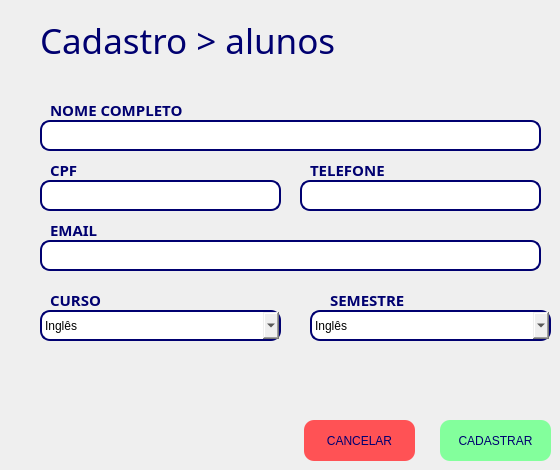
      <widget class="QWidget" name="pg_cadastro_alunos">
       <widget class="QLabel" name="label_17">
        <property name="geometry">
         <rect>
          <x>50</x>
          <y>290</y>
          <width>61</width>
          <height>19</height>
         </rect>
        </property>
        <property name="styleSheet">
         <string notr="true">QLabel {
	font: 15px Montserrat, sans-serif;
	font-weight: bold;
	color: rgb(0, 0, 112);
	border: 0px;
}
</string>
        </property>
        <property name="text">
         <string>CURSO</string>
        </property>
       </widget>
       <widget class="QLabel" name="label_18">
        <property name="geometry">
         <rect>
          <x>50</x>
          <y>160</y>
          <width>47</width>
          <height>19</height>
         </rect>
        </property>
        <property name="styleSheet">
         <string notr="true">QLabel {
	font: 15px Montserrat, sans-serif;
	font-weight: bold;
	color: rgb(0, 0, 112);
	border: 0px;
}
</string>
        </property>
        <property name="text">
         <string>CPF</string>
        </property>
       </widget>
       <widget class="QLabel" name="label_19">
        <property name="geometry">
         <rect>
          <x>50</x>
          <y>220</y>
          <width>51</width>
          <height>19</height>
         </rect>
        </property>
        <property name="styleSheet">
         <string notr="true">QLabel {
	font: 15px Montserrat, sans-serif;
	font-weight: bold;
	color: rgb(0, 0, 112);
	border: 0px;
}
</string>
        </property>
        <property name="text">
         <string>EMAIL</string>
        </property>
       </widget>
       <widget class="QLabel" name="label_20">
        <property name="geometry">
         <rect>
          <x>330</x>
          <y>290</y>
          <width>91</width>
          <height>19</height>
         </rect>
        </property>
        <property name="styleSheet">
         <string notr="true">QLabel {
	font: 15px Montserrat, sans-serif;
	font-weight: bold;
	color: rgb(0, 0, 112);
	border: 0px;
}
</string>
        </property>
        <property name="text">
         <string>SEMESTRE</string>
        </property>
       </widget>
       <widget class="QLabel" name="label_8">
        <property name="geometry">
         <rect>
          <x>50</x>
          <y>100</y>
          <width>141</width>
          <height>19</height>
         </rect>
        </property>
        <property name="styleSheet">
         <string notr="true">QLabel {
	font: 15px Montserrat, sans-serif;
	font-weight: bold;
	color: rgb(0, 0, 112);
	border: 0px;
}
</string>
        </property>
        <property name="text">
         <string>NOME COMPLETO</string>
        </property>
       </widget>
       <widget class="QLineEdit" name="txt_nome">
        <property name="geometry">
         <rect>
          <x>40</x>
          <y>120</y>
          <width>501</width>
          <height>31</height>
         </rect>
        </property>
        <property name="styleSheet">
         <string notr="true">QLineEdit {	
	border: 2px solid #000070 ;
	border-radius: 10px;
}
</string>
        </property>
       </widget>
       <widget class="QLineEdit" name="txt_telefone">
        <property name="geometry">
         <rect>
          <x>300</x>
          <y>180</y>
          <width>241</width>
          <height>31</height>
         </rect>
        </property>
        <property name="styleSheet">
         <string notr="true">QLineEdit {	
	border: 2px solid #000070 ;
	border-radius: 10px;
}
</string>
        </property>
       </widget>
       <widget class="QPushButton" name="btn_cancelar_aluno">
        <property name="geometry">
         <rect>
          <x>304</x>
          <y>420</y>
          <width>111</width>
          <height>41</height>
         </rect>
        </property>
        <property name="styleSheet">
         <string notr="true">QPushButton {
	background-color:  rgb(255, 82, 85);
	font: 9pt &quot;Segoe UI&quot;;
	border-radius: 10px;
	padding: 2px;
    color: rgb(0, 0, 112);
}

QPushButton:hover {
	background-color: rgb(187, 237, 6);
	border-radius: 10px;
	padding: 2px;
	color: rgb(0, 0, 112);
}

QPushButton:pressed {
	background-color: rgb(211, 214, 4);
}</string>
        </property>
        <property name="text">
         <string>CANCELAR</string>
        </property>
       </widget>
       <widget class="QPushButton" name="btn_cadastrar_aluno">
        <property name="geometry">
         <rect>
          <x>440</x>
          <y>420</y>
          <width>111</width>
          <height>41</height>
         </rect>
        </property>
        <property name="styleSheet">
         <string notr="true">QPushButton {
	background-color:  rgb(131, 255, 156);

	border-radius: 10px;
	padding: 2px;
	font: 8pt &quot;Segoe UI Historic&quot;;
	color: rgb(0, 0, 112);
}

QPushButton:hover {
	background-color: rgb(187, 237, 6);
	border-radius: 10px;
	padding: 2px;
	color: rgb(0, 0, 112);
}

QPushButton:pressed {
	background-color: rgb(211, 214, 4);
}</string>
        </property>
        <property name="text">
         <string>CADASTRAR</string>
        </property>
       </widget>
       <widget class="QComboBox" name="cb_curso">
        <property name="geometry">
         <rect>
          <x>40</x>
          <y>310</y>
          <width>241</width>
          <height>31</height>
         </rect>
        </property>
        <property name="styleSheet">
         <string notr="true">QComboBox {	
	border: 2px solid #000070 ;
	border-radius: 10px;
}

 QScrollBar::up-arrow:vertical, QScrollBar::down-arrow:vertical {
     border: 2px solid grey;
     width: 3px;
     height: 3px;
     background: white;
 }</string>
        </property>
        <item>
         <property name="text">
          <string>Inglês</string>
         </property>
        </item>
        <item>
         <property name="text">
          <string>Espanhol</string>
         </property>
        </item>
        <item>
         <property name="text">
          <string>Francês</string>
         </property>
        </item>
        <item>
         <property name="text">
          <string>Alemão</string>
         </property>
        </item>
       </widget>
       <widget class="QLineEdit" name="txt_cpf">
        <property name="geometry">
         <rect>
          <x>40</x>
          <y>180</y>
          <width>241</width>
          <height>31</height>
         </rect>
        </property>
        <property name="styleSheet">
         <string notr="true">QLineEdit {	
	border: 2px solid #000070 ;
	border-radius: 10px;
}
</string>
        </property>
       </widget>
       <widget class="QLabel" name="label_5">
        <property name="geometry">
         <rect>
          <x>40</x>
          <y>20</y>
          <width>341</width>
          <height>41</height>
         </rect>
        </property>
        <property name="styleSheet">
         <string notr="true">QLabel {
	font: 35px Montserrat, sans-serif;
	font-weight: normal;
	color: rgb(0, 0, 112);
}

</string>
        </property>
        <property name="text">
         <string>Cadastro &gt; alunos</string>
        </property>
       </widget>
       <widget class="QLineEdit" name="txt_email">
        <property name="geometry">
         <rect>
          <x>40</x>
          <y>240</y>
          <width>501</width>
          <height>31</height>
         </rect>
        </property>
        <property name="styleSheet">
         <string notr="true">QLineEdit {	
	border: 2px solid #000070 ;
	border-radius: 10px;
}
</string>
        </property>
       </widget>
       <widget class="QLabel" name="label_21">
        <property name="geometry">
         <rect>
          <x>310</x>
          <y>160</y>
          <width>81</width>
          <height>19</height>
         </rect>
        </property>
        <property name="styleSheet">
         <string notr="true">QLabel {
	font: 15px Montserrat, sans-serif;
	font-weight: bold;
	color: rgb(0, 0, 112);
	border: 0px;
}
</string>
        </property>
        <property name="text">
         <string>TELEFONE</string>
        </property>
       </widget>
       <widget class="QComboBox" name="cb_semestre">
        <property name="geometry">
         <rect>
          <x>310</x>
          <y>310</y>
          <width>241</width>
          <height>31</height>
         </rect>
        </property>
        <property name="styleSheet">
         <string notr="true">QComboBox {	
	border: 2px solid #000070 ;
	border-radius: 10px;
}

 QScrollBar::up-arrow:vertical, QScrollBar::down-arrow:vertical {
     border: 2px solid grey;
     width: 3px;
     height: 3px;
     background: white;
 }</string>
        </property>
        <item>
         <property name="text">
          <string>Inglês</string>
         </property>
        </item>
        <item>
         <property name="text">
          <string>Espanhol</string>
         </property>
        </item>
        <item>
         <property name="text">
          <string>Francês</string>
         </property>
        </item>
        <item>
         <property name="text">
          <string>Alemão</string>
         </property>
        </item>
       </widget>
      </widget>
